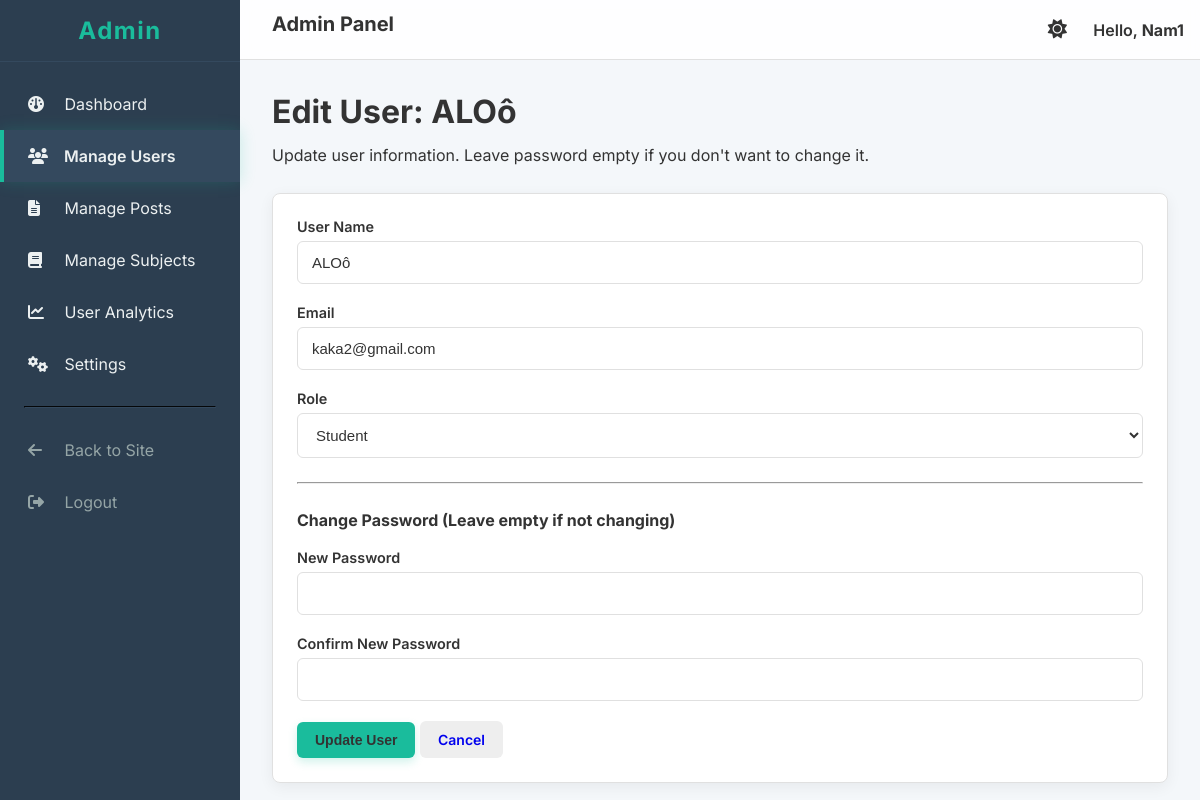
Screenshot of /admin/edit_user.php?id=21 (signed in) with the database file from the repository.
### tables this page shows
CREATE TABLE `users` (
  `id` int(11) NOT NULL,
  `name` varchar(255) NOT NULL,
  `email` varchar(255) NOT NULL,
  `password` varchar(255) NOT NULL,
  `role` enum('student','admin') NOT NULL DEFAULT 'student',
  `avatar` varchar(255) DEFAULT NULL,
  `created_at` timestamp NOT NULL DEFAULT current_timestamp()
);

### admin/edit_user.php (the view, shortened to what this page needs)
<?php
require_once __DIR__ . '/../includes/config.php';
$user_id = $_GET['id'];
try {
    $stmt = $pdo->prepare("SELECT id, name, email, role FROM users WHERE id = ?");
    $stmt->execute([$user_id]);
    $user = $stmt->fetch(PDO::FETCH_ASSOC);
} catch (PDOException $e) {
    $_SESSION['alert_message'] = ['type' => 'danger', 'message' => 'Database error: ' . $e->getMessage()];
    header('Location: manage_users.php');
    exit;
}
$is_self = ($user['id'] == $_SESSION['user_id']);
require_once __DIR__ . '/includes/header.php';
require_once __DIR__ . '/includes/sidebar.php';
?>
<h1>Edit User: <?= htmlspecialchars($user['name']) ?></h1>
<p>Update user information. Leave password empty if you don't want to change it.</p>
<div class="content-box">
    <form action="handlers/process_edit_user.php" method="POST">
        <div class="form-group">
            <label for="name">User Name</label>
            <input type="text" class="form-control" id="name" name="name"
                   value="<?= htmlspecialchars($user['name']) ?>" required>
        </div>
        <div class="form-group">
            <label for="email">Email</label>
            <input type="email" class="form-control" id="email" name="email"
                   value="<?= htmlspecialchars($user['email']) ?>" required>
        </div>
        <div class="form-group">
            <label for="role">Role</label>
            <select class="form-control" id="role" name="role" <?= $is_self ? 'disabled' : '' ?>>
                <option value="student" <?= ($user['role'] == 'student') ? 'selected' : '' ?>>Student</option>
            </select>
        </div>
        <hr style="margin: 1.5rem 0;">
        <p><strong>Change Password (Leave empty if not changing)</strong></p>
        <div class="form-group">
            <label for="password">New Password</label>
            <input type="password" class="form-control" id="password" name="password">
        </div>
        <div class="form-group">
            <label for="password2">Confirm New Password</label>
            <input type="password" class="form-control" id="password2" name="password2">
        </div>
        <button type="submit" class="btn btn-primary">Update User</button>
        <a href="manage_users.php" class="btn" style="background-color: #eee;">Cancel</a>
    </form>
</div>
<?php
require_once __DIR__ . '/includes/footer.php';
?>

### admin/assets/css/admin.css (style rules this page uses)
:root { --primary-color: #1abc9c; --primary-color-dark: #16a085; --sidebar-bg: #2c3e50; --sidebar-hover: #34495e; --header-bg: rgba(255, 255, 255, 0.85); --content-bg: #f4f7fa; --box-bg: #ffffff; --text-dark: #333; --text-light: #ecf0f1; --border-color: #e0e0e0; --table-header-bg: #f8f9fa; --table-stripe-bg: #f8f9fa; --shadow-color: rgba(0, 0, 0, 0.06); --shadow-color-hover: rgba(0, 0, 0, 0.08); }
* { box-sizing: border-box; }
html, body { -webkit-font-smoothing: antialiased; -moz-osx-font-smoothing: grayscale; text-rendering: optimizeLegibility; }
body { margin: 0; font-family: 'Inter', sans-serif; background-color: var(--content-bg); color: var(--text-dark); display: grid; grid-template-columns: 240px 1fr; grid-template-rows: 60px 1fr; grid-template-areas: "sidebar header" "sidebar content"; height: 100vh; transition: background-color 0.3s ease; }
h1, h2, h3, h4, h5, h6 { margin-top: 0; margin-bottom: 0.75rem; font-weight: 700; }
h1 { font-size: 2rem; }
p { margin-top: 0; margin-bottom: 1rem; line-height: 1.6; }
.content-box { background: var(--box-bg); padding: 1.5rem; border-radius: 8px; box-shadow: 0 4px 15px var(--shadow-color); margin-top: 1.5rem; transition: all 0.3s ease; border: 1px solid var(--border-color); }
.btn { display: inline-block; padding: 10px 18px; font-size: 14px; font-weight: 600; text-decoration: none; border-radius: 6px; border: none; cursor: pointer; transition: all 0.2s ease; }
.btn-primary { background-color: var(--primary-color); color: var(--white); box-shadow: 0 4px 10px rgba(26, 188, 156, 0.2); }
.form-group { margin-bottom: 1.25rem; }
.form-group label { display: block; font-weight: 600; margin-bottom: 6px; font-size: 0.9rem; }
.form-control { width: 100%; padding: 12px 14px; font-size: 15px; border: 1px solid var(--border-color); border-radius: 6px; box-sizing: border-box; transition: border-color 0.2s ease, box-shadow 0.2s ease; background-color: var(--box-bg); color: var(--text-dark); }

### rows the page displays
users: name "ALOô", email "kaka2@gmail.com", role "Student"

### other values shown
$username "Nam1"
